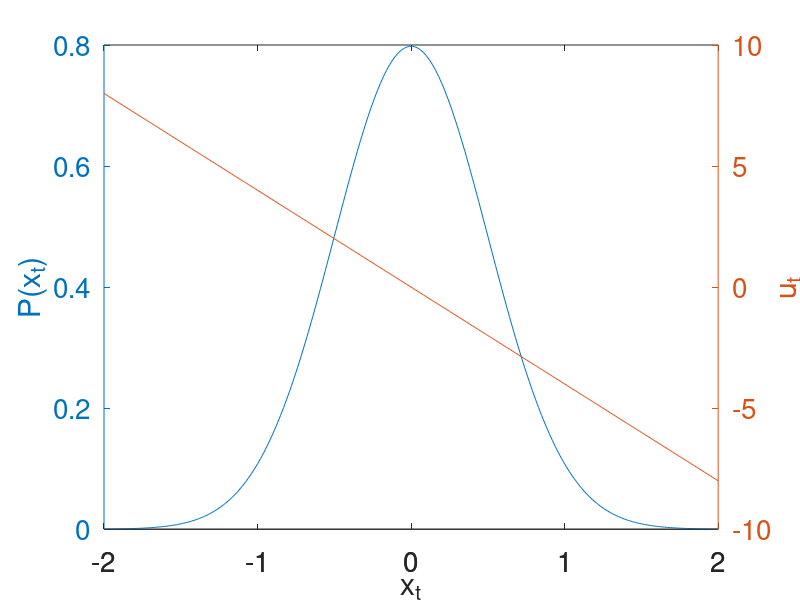
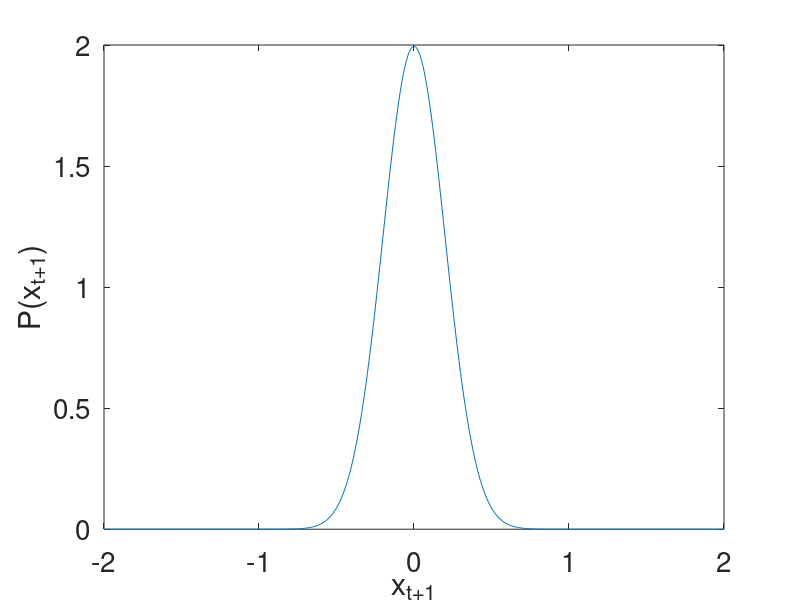

Reproduce these figures in MATLAB, in order.
figure
t = -2:0.01:2;
z1 = normpdf(t,0,0.5);
z2 = t*-4;
[ax,p1,p2] = plotyy(t,z1,t,z2);
ylabel(ax(1),'P(x_{t})') % label left y-axis
ylabel(ax(2),'u_{t}') % label right y-axis
xlabel(ax(1),'x_{t}') % label x-axis
set(ax,'FontSize',20);
set(gca,'FontSize',20);
print -depsc variance_state_t

figure
t = -2:0.01:2;
z1 = normpdf(t,0,0.2);
plot(t,z1);
ylabel('P(x_{t+1})') % label left y-axis
xlabel('x_{t+1}') % label x-axis
set(gca,'FontSize',20);
print -depsc variance_state_t_1